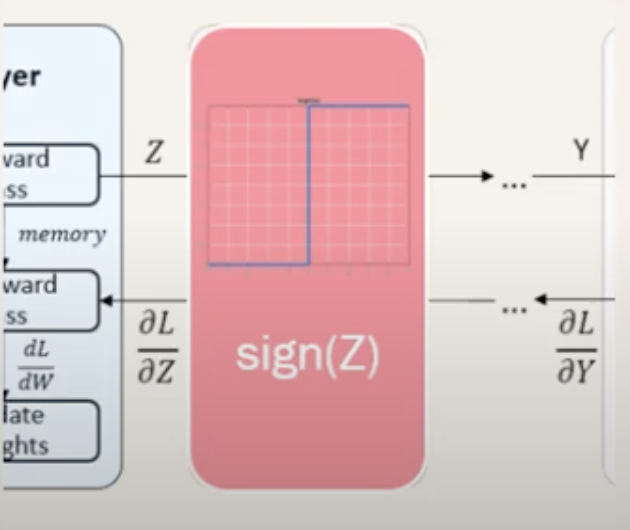
//> input picture images/STE.png, 630 x 530 px
$ ./compare_images_opencv ../images/STE.png ../images/backprop_2.png   (built with g++ and OpenCV 4)
//> lines starting //> are read from the running program, lines starting //| are printed output that depends on the picture
// The original work is licensed under the Creative Commons Attribution 4.0 International License.
// See https://creativecommons.org/licenses/by/4.0/ or refer to the LICENSE file for details.
//
// Modifications Copyright (C) 2025 Advanced Micro Devices, Inc. All rights reserved.

#include <opencv2/opencv.hpp>
#include <iostream>

using namespace cv;
using namespace std;

void zeroOutEdges(cv::Mat& image) {
    // Assuming image is a valid cv::Mat object
    int thickness = 1; // Thickness of the edge to be zeroed out

    // Set top edge to zero
    cv::rectangle(image, cv::Point(0, 0), cv::Point(image.cols, thickness - 1), cv::Scalar(0, 0, 0), cv::FILLED);

    // Set bottom edge to zero
    cv::rectangle(image, cv::Point(0, image.rows - thickness), cv::Point(image.cols, image.rows), cv::Scalar(0, 0, 0), cv::FILLED);

    // Set left edge to zero
    cv::rectangle(image, cv::Point(0, 0), cv::Point(thickness - 1, image.rows), cv::Scalar(0, 0, 0), cv::FILLED);

    // Set right edge to zero
    cv::rectangle(image, cv::Point(image.cols - thickness, 0), cv::Point(image.cols, image.rows), cv::Scalar(0, 0, 0), cv::FILLED);
}

// NOTE: There are small differences between the HLS Book 2d filter output
// and OpenCV 2d filter output.  The differences are due to the
// quantization error.
//
int main(int argc, char** argv) {
    if (argc != 3) {
        cout << "Usage: " << argv[0] << " <Image1> <Image2>" << endl;
        return -1;
    }

    // Load the two images
    Mat img1 = imread(argv[1], IMREAD_GRAYSCALE);
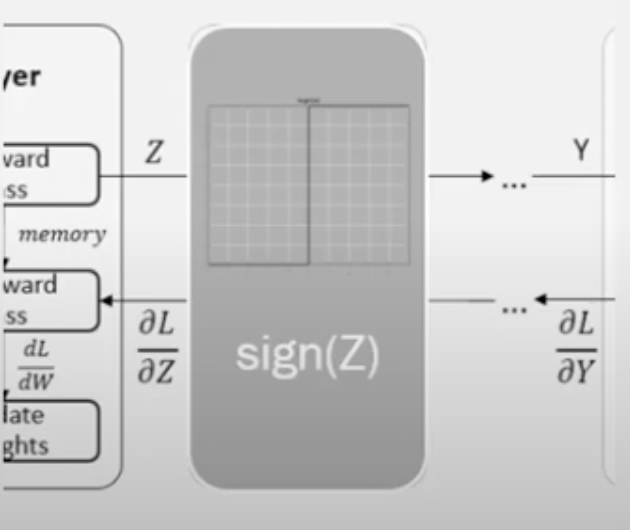
//> img1: 530 rows x 630 cols, CV_8UC1; min 0, max 255, mean 203.9
    Mat img2 = imread(argv[2], IMREAD_GRAYSCALE);
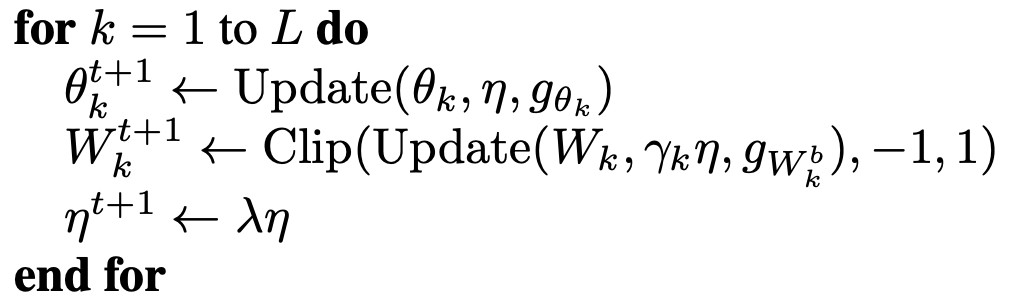
//> input picture images/backprop_2.png, 1016 x 306 px
//> img2 is the input picture: 306 rows x 1016 cols, CV_8UC1; min 0, max 255, mean 241

    // Zero out the edges of the images
    // This is done to ignore any differences in the edges of the images
    // The opencv 2d filter can filter up to the edge of the image.  The HLS
    // Book example skips this edge case.
    //
    zeroOutEdges(img1);
    zeroOutEdges(img2);
//> in zeroOutEdges (call 2), `cv::rectangle(image, cv::Point(image.cols - thickness, 0), cv::Point(i..`:
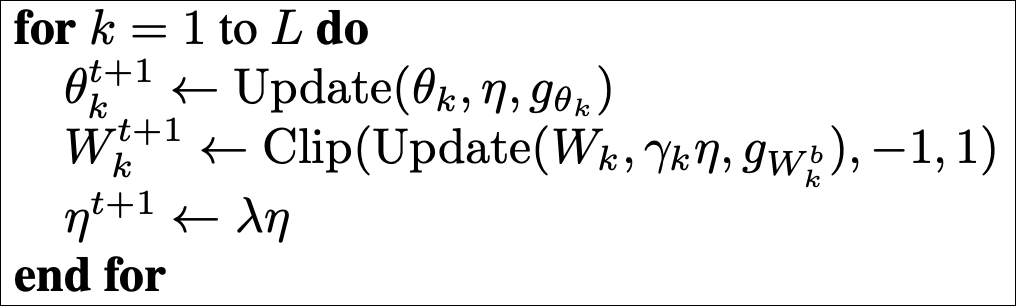
//> image: 306 rows x 1016 cols, CV_8UC1; min 0, max 255, mean 238.8

    // send the images to std::out
    cout << "Image 1:" << endl;
    cout << img1 << endl;
//> (printed output is left out)
    cout << "Image 2:" << endl;
    cout << img2 << endl;
//> (printed output is left out)

    if (img1.empty() || img2.empty()) {
        cout << "Could not open or find one of the images" << endl;
        return -1;
    }

    // Ensure the images are of the same size and type
    if (img1.size() != img2.size() || img1.type() != img2.type()) {
        cout << "The images have different sizes or types and cannot be compared" << endl;
//> (the run ends here: the program exits with an error code, at `return -1;`)
